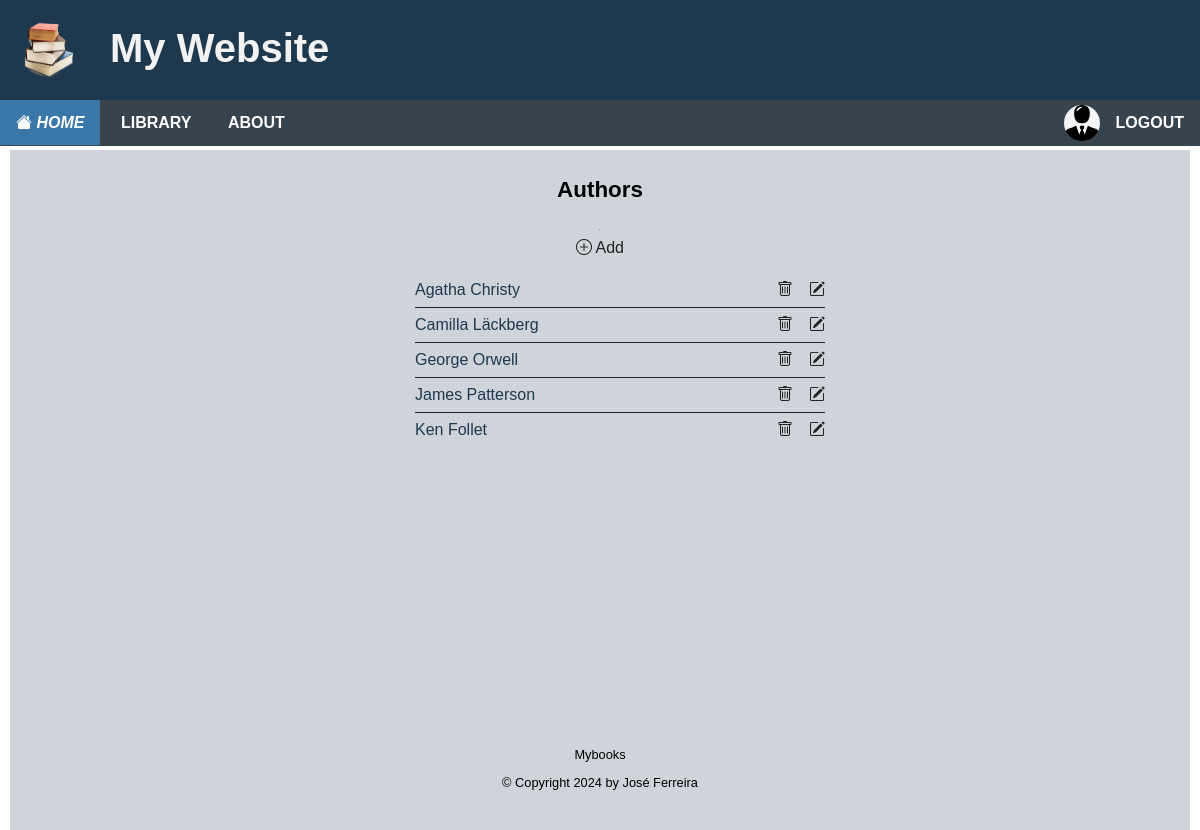
Page /authors/ (signed in) on the committed database.
### apps/accounts/models.py (models this page shows, shortened)
class Profile(models.Model):
    user = models.OneToOneField(User, on_delete=models.CASCADE)
    avatar = models.ImageField(default='avatar.jpg', upload_to=image_file_path)

### apps/books/models.py (models this page shows, shortened)
class Author(models.Model):
    first_name = models.CharField(max_length=100)
    last_name = models.CharField(max_length=100)
    date_of_birth = models.DateField(null=True, blank=True)
    date_of_death = models.DateField('Died', null=True, blank=True)
    headshot = models.ImageField(upload_to=upload_to_authors, default='author.png', null=True)
    summary = models.TextField(max_length=500, null=True, blank=True)
    created_by = models.ForeignKey(User, on_delete=models.CASCADE, default=1)
    created = models.DateTimeField(auto_now_add=True)
    modified = models.DateTimeField(auto_now=True)
    class Meta:
        ordering = ["first_name"]

### apps/books/views.py (the view)
# urls.py: path('authors/', views.AuthorList.as_view(),name='author-list'),
class AuthorList(LoginRequiredMixin, ListView):
    model = Author
    context_object_name = 'authors'
    paginate_by = 10
    def get_context_data(self, **kwargs):
        context = super().get_context_data(**kwargs)
        context['authors'] = context['authors']
        return context

### templates/books/author_list.html
{% extends "base.html" %}
{% block content %}
<div class="center-panel">
	<h2>Authors</h2>
	<hr>
	<div class="list-controls">
		<a href="{% url 'author-add' %}"><i class="bi bi-plus-circle"></i> Add</a>
	</div>
	{% if object_list %}
	<ul class="list">
		{% for author in object_list %}
			<li><a href="{%url 'author-detail' author.id %}">{{ author.first_name }} {{ author.last_name }}</a>
				 <div  class="list-controls">
				 	<a href="{%url 'author-delete' author.id %}"><i class="bi bi-trash"></i></a>
					<a href="{%url 'author-update' author.id %}"><i class="bi bi-pencil-square"></i></a>
		         </div>
		    </li>
		{% endfor %}
	{% endif %}
	</ul>
</div>
{% endblock content %}

### templates/base.html (shortened to what this page needs)
{% load i18n %}
<!DOCTYPE html>
<html lang="en">
    <head>
        {%load static %}
        <link rel="stylesheet" href="{% static 'css/style.css' %}">
    </head>
    <body>
        <header class="header">
            <a href="#"><img class="logo" src="{% static 'images/logo.png' %}" alt="logo"></a>
            <h1>My Website</h1>
            <nav class="nav">
                <ul class="nav-menu">
                    {% if request.user.is_authenticated %}
                    <li class="nav-menu-item active"><a href="{% url 'home' %}"><i class="bi bi-house-fill"> Home </i></a></li>
                    {% else %}
                    <li class="nav-menu-item"><a href="{% url 'index' %}"><i class="bi bi-house-fill"> Home </i></a></li>
                    {% endif %}
                    {% if request.user.is_authenticated %}
                    <li class="nav-menu-item"><a href="{% url 'library-all' %}">Library</a>
                    </li>
                    {% endif %}
                    <li class="nav-menu-item"><a href="{% url 'about' %}">About</a>
                    {% if request.user.is_authenticated %}
                    <li class="nav-menu-item right">
                        <a href="{% url 'logout' %}?next=/" style="text-align: right;">
                            <img src="{{ user.profile.avatar.url }}" alt="{{ user.username }}" width="36" height="36"/>
                            <span>Logout</span>
                        </a>
                    {% else %}
                    <li class="nav-menu-item right"><a href="{% url 'login' %}">Login</a>
                        <ul class="nav-submenu">
                            <li class="nav-submenu-item"><a href="{% url 'register' %}">Join Now</a></li>
                        </ul>
                    </li>
                    {% endif %}
                </ul>
            </nav>
        </header>
        <main class="main">
            <div class="container">
                {%block content %}
                {%endblock content%}
            </div>
        </main>
        <footer class="footer">
            <div class="container">
                <p>Mybooks</p>
                <p>&copy; Copyright {% now "Y" %} by José Ferreira</p>
            </div>
        </footer>
    </body>
</html>

### static/css/style.css (style rules this page uses)
:root { --color-body: #ffffff; --color-header: #253f85; --color-nav: #38444d; --color-load-button: #2e6357; --color-container: #ced4da; --color-panel: #ced4da; --color-footer: #ced4da; --color-primary: #1e384d; --color-secondary: #38444d; --color-secondary-hover: #3a78aa; --color-tertiary: #e4ebf7; --color-tertiary-hover: #2691e9; --color-book-hover: #7599b6; --color-light: #f2f2f2; --color-grey: #888888; --color-dark-grey: #444444; --color-dark: #212121; --color-white: #ffffff; --color-star: #ffc900; --color-error: #cf1616; --color-warning: #ffc900; --color-info: #02a2b9; --color-success: #1ba345; --color-input: #0084a5; --color-danger: #cf1616; --border-radius: 5px; }
* { box-sizing: border-box; text-rendering: optimizeLegibility; }
html, body { height: 100%; }
body { margin: 0; font-family: Arial; padding: 10px; background: var(--color-body); }
h1 { font-size: 2rem; line-height: 1.5; }
h2 { font-size: 1.4rem; }
a { color: var(--color-primary); text-decoration: none; }
.container { width: 100%; padding: 0.5rem; }
.center-panel { display: flex; flex-direction: column; align-items: center; min-height: 70vh; max-width: 50vw; margin-left: auto; margin-right: auto; }
.footer { position: relative; top: 100px; padding: 20px; margin-top: 20px; font-size: 0.8rem; text-align: center; background: var(--color-footer); }
.header { position: fixed; top: 0; left: 0; margin: 0; width: 100%; height: 100px; list-style-type: none; margin: 0; padding: 0; z-index: 5; overflow: hidden; background: var(--color-primary); }
.header h1 { position: relative; margin: 18px; left: 30px; color: var(--color-light); font-size: 40px; }
.logo { padding-top: 15px; padding-left: 15px; width: 80px; height: 80px; float: left; }
.nav { position: fixed; top: 100px; left: 0; right: 0; width: 100%; height: 46px; list-style-type: none; margin: 0 auto; padding: 0; z-index: 5; overflow: visible; background-color: var(--color-secondary); }
nav ul { list-style: none; padding-left: 0; margin-top: 0; margin-bottom: 0; background-color: var(--color-secondary); }
.nav a { display: block; padding: 0 16px; line-height: inherit; cursor: pointer; color: white; text-decoration: none; }
.nav-menu { line-height: 45px; font-weight: 700; text-transform: uppercase; }
.nav-menu-item { display: inline-block; position: relative; background-color: var(--color-secondary); }
.nav-menu-item.active { background-color: var(--color-secondary-hover); }
.nav-menu-item img { border-radius: 25px; float: left; margin: 5px 16px; }
.main { position: relative; top: 140px; left: 0; margin: 0; padding: 0; z-index: 1; background-color: var(--color-container); }
.list { list-style: none; width: 100%; max-width: 450px; }
.list li { display: flex; justify-content: space-between; align-items: center; width: 100%; border-bottom: solid 1px var(--color-dark); padding: 0.5rem 0; }
.list li:last-of-type { border-bottom: none; }
.list-controls { display: flex; justify-content: space-between; gap: 1rem; }
.list-controls a { color: var(--color-dark); }

### rows in the picture
Author: first_name "Agatha", last_name "Christy"
Author: first_name "Camilla", last_name "Läckberg"
Author: first_name "George", last_name "Orwell"
Author: first_name "James", last_name "Patterson"
Author: first_name "Ken", last_name "Follet"
